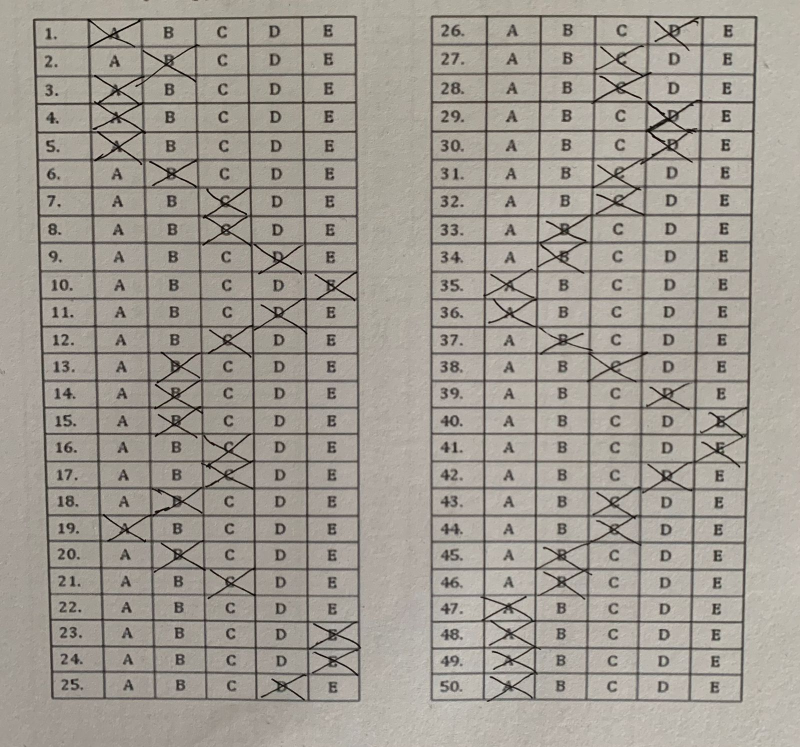
#> input picture inputs/cross/master_image_cross.jpg, 1600 x 1494 px, found by its file name (shown at 1/2 size)
$ jupyter execute --allow-errors pg-cross.ipynb
#> lines starting #> are read from the running program, lines starting #| are printed output that depends on the picture; after the words box and inside, x2 and y2 are one past the last pixel; in counts of white or black regions, pixels touching at a corner belong together
[cell 1]
# [103 lines of commented-out code are left out]

[cell 2]
import cv2
import numpy as np
import matplotlib.pyplot as plt

def aspect_ratio(image):
    '''Calculate the aspect ratio of an image'''
    return image.shape[1] / image.shape[0]

# [15 lines of commented-out code are left out]

def resize_maintain_aspect_ratio(image, target_size=(800, 1000)):
    '''Resize the image while maintaining aspect ratio, without padding'''
    h, w = image.shape[:2]
    scale = min(target_size[1] / w, target_size[0] / h)
    new_w = int(w * scale)
    new_h = int(h * scale)
    resized_image = cv2.resize(image, (new_w, new_h))
    return resized_image

def local_adaptive_histogram_equalization(image):
    '''Apply Local Adaptive Histogram Equalization'''
    clahe = cv2.createCLAHE(clipLimit=2.0, tileGridSize=(8, 8))
    return clahe.apply(image)

def adaptive_thresholding(image):
    '''Apply Adaptive Thresholding to obtain a binary image'''
    # return cv2.adaptiveThreshold(image, 255, cv2.ADAPTIVE_THRESH_GAUSSIAN_C, cv2.THRESH_BINARY, 11, 2)
    return cv2.threshold(image, 0, 255, cv2.THRESH_BINARY_INV + cv2.THRESH_OTSU)

def gaussian_blur(image, kernel_size=(5, 5)):
    '''Apply Gaussian Blur to the image'''
    return cv2.GaussianBlur(image, kernel_size, 0)

def canny_edge_detection(image, low_threshold=50, high_threshold=150):
    '''Apply Canny Edge Detection'''
    return cv2.Canny(image, low_threshold, high_threshold)

# [55 lines left out: functions find_largest_contour, apply_affine_transformation, preprocess_image, not called in this run]

# Example usage
# image = cv2.imread('scanned_answer_sheet.jpg')
# processed_image = preprocess_image(image)

# # Display the final processed image using Matplotlib
# plt.imshow(processed_image, cmap='gray')
# plt.axis('off')  # Hide axes
# plt.show()

[cell 3]
ori_img = cv2.imread('master_image_cross.jpg')
#> ori_img is the input picture: shape (1494, 1600, 3); mean B, G, R 146.6, 155.2, 160.8
gray_ori = cv2.cvtColor(ori_img, cv2.COLOR_BGR2GRAY)

plt.figure(figsize = (10, 5))

plt.subplot(1, 2, 1)
plt.imshow(ori_img, cmap='gray')
plt.title('Master Sheet')
plt.axis('off')

plt.subplot(1, 2, 2)
plt.imshow(gray_ori, cmap='gray')
plt.title('Gray Master')
plt.axis('off')

plt.show()
#> figure, not shown here; B, G, R data is drawn as R, G, B

[cell 4]
resized_image = resize_maintain_aspect_ratio(gray_ori)
equalized_image = local_adaptive_histogram_equalization(resized_image)

plt.figure(figsize = (10, 5))

plt.subplot(1, 2, 1)
plt.imshow(resized_image, cmap='gray')
plt.title('Resized Master')
plt.axis('off')

plt.subplot(1, 2, 2)
plt.imshow(equalized_image, cmap='gray')
plt.title('Equalized Master')
plt.axis('off')

plt.show()

[cell 5]
_, binary_image = adaptive_thresholding(equalized_image)
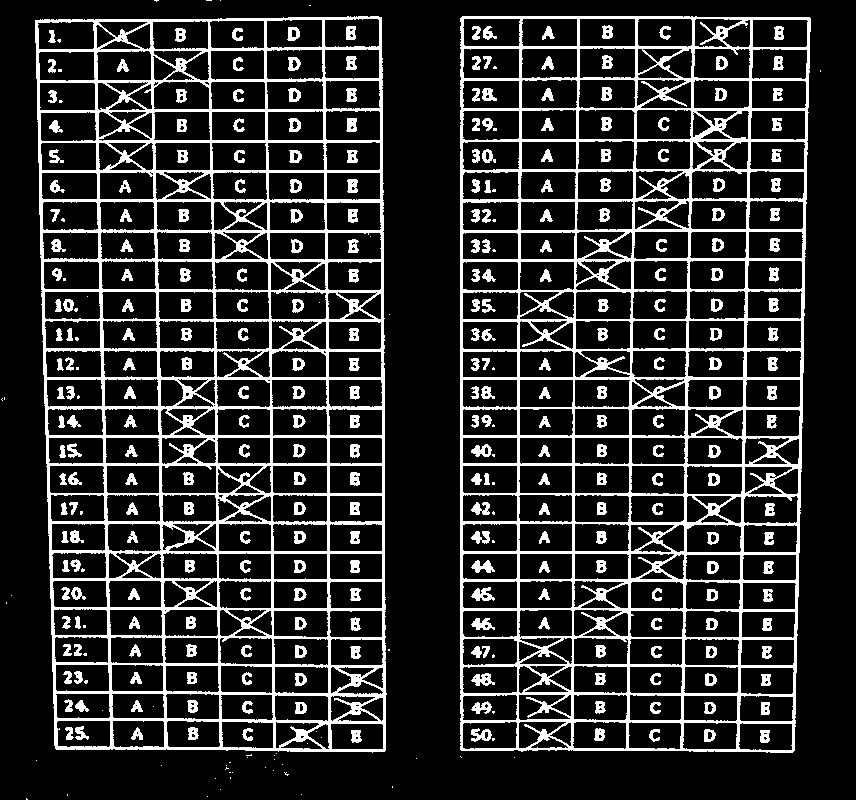
#> binary_image: shape (800, 856); 17.6% white; 361 white regions (76 under 20 px), largest, box (x1, y1, x2, y2) and area: (35, 16, 387, 753) 47168, (460, 16, 811, 753) 46063, (471, 587, 495, 601) 191
blurred_image = gaussian_blur(binary_image)

plt.figure(figsize = (10, 5))

plt.subplot(1, 2, 1)
plt.imshow(binary_image, cmap='gray')
plt.title('binary Master')
plt.axis('off')

plt.subplot(1, 2, 2)
plt.imshow(blurred_image, cmap='gray')
plt.title('blurred Master')
plt.axis('off')

plt.show()

[cell 6]
# edges = canny_edge_detection(blurred_image)
# # largest_contour = find_largest_contour(edges)
# contours, _ = cv2.findContours(edges, cv2.RETR_EXTERNAL, cv2.CHAIN_APPROX_SIMPLE)

# print(edges)
# # print(largest_contour)
# print(contours)

# Your previous code
edges = canny_edge_detection(blurred_image)
#> in canny_edge_detection, `return cv2.Canny(image, low_threshold, high_threshold)`:
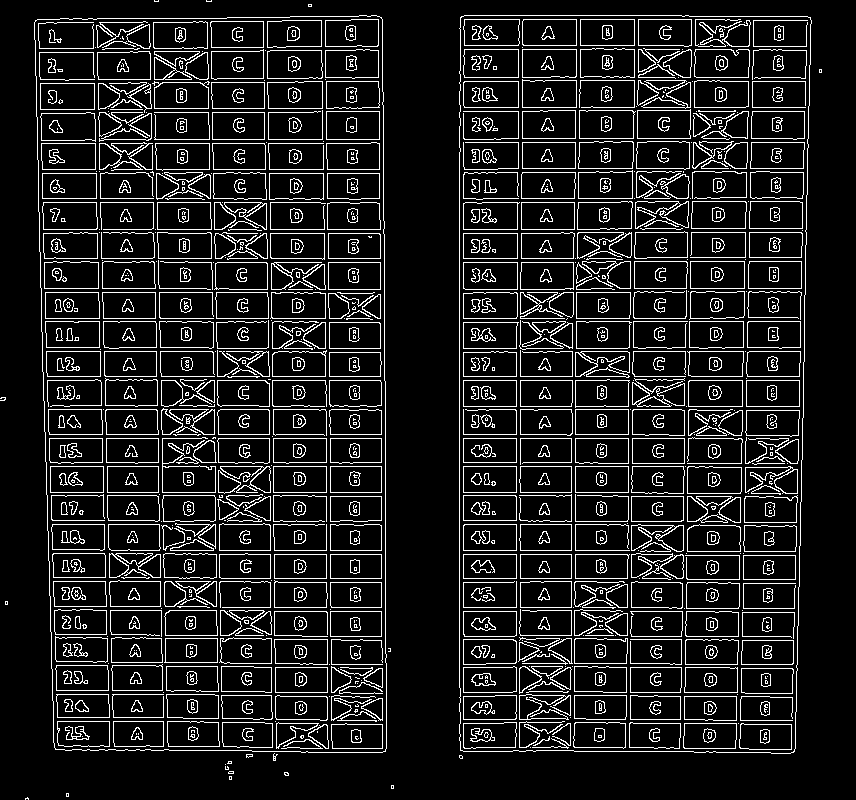
#> returned value: shape (800, 856); 11.4% white in thin lines or dots
contours, _ = cv2.findContours(edges, cv2.RETR_EXTERNAL, cv2.CHAIN_APPROX_SIMPLE)
#> contours = 21 contours, 19 with area under 20; largest, box (x1, y1, x2, y2) and area: (459, 15, 812, 754) 252794, (34, 15, 387, 753) 249808

# Draw contours on the original image
contour_image = cv2.cvtColor(blurred_image, cv2.COLOR_GRAY2BGR)  # Convert grayscale to BGR for color drawing
cv2.drawContours(contour_image, contours, -1, (0, 255, 0), 2)  # Draw contours in green color
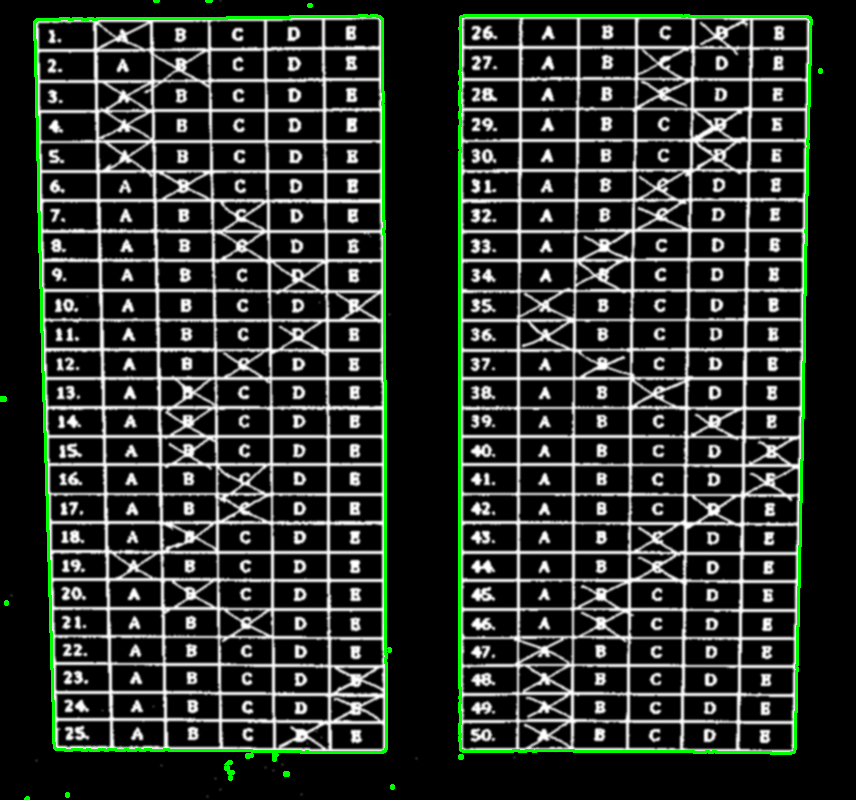
#> contour_image: shape (800, 856, 3); mean B, G, R 43, 48.1, 43

# Display the image with contours
plt.imshow(cv2.cvtColor(contour_image, cv2.COLOR_BGR2RGB))
plt.title('Image with Contours')
plt.axis('off')  # Hide axes
plt.show()

[cell 7]
def find_bounding_boxes(contours):
    '''Find bounding boxes for all contours'''
    bounding_boxes = [cv2.boundingRect(contour) for contour in contours]
    return bounding_boxes

def get_combined_bounding_box(bounding_boxes):
    '''Get combined bounding box that encompasses all individual bounding boxes'''
    x_min = min([box[0] for box in bounding_boxes])
    y_min = min([box[1] for box in bounding_boxes])
    x_max = max([box[0] + box[2] for box in bounding_boxes])
    y_max = max([box[1] + box[3] for box in bounding_boxes])
    return (x_min, y_min, x_max, y_max)

# [16 lines left out: function apply_perspective_transformation, not called in this run]

boxes = find_bounding_boxes(contours)
#> in find_bounding_boxes, `bounding_boxes = [cv2.boundingRect(contour) for contour in contours]`: bounding_boxes = 21 items, first 6: (25, 797, 4, 3), (66, 793, 3, 4), (391, 785, 3, 4), (229, 776, 3, 4), (284, 772, 5, 4), (228, 771, 6, 3)
#> boxes has the same summary as bounding_boxes in find_bounding_boxes
combined_boxes = get_combined_bounding_box(boxes)
#> in get_combined_bounding_box, `x_min = min([box[0] for box in bounding_boxes])`: x_min = 0
#> in get_combined_bounding_box, `x_max = max([box[0] + box[2] for box in bounding_boxes])`: x_max = 822
#> in get_combined_bounding_box, `y_max = max([box[1] + box[3] for box in bounding_boxes])`: y_max = 800
#> combined_boxes = (0, 0, 822, 800)
#> (the rest of this cell did not finish here and is left out)

[cell 8]
# Your previous code
edges = canny_edge_detection(blurred_image)
contours, _ = cv2.findContours(edges, cv2.RETR_EXTERNAL, cv2.CHAIN_APPROX_SIMPLE)

# Convert the grayscale image to BGR for color drawing
contour_image = cv2.cvtColor(blurred_image, cv2.COLOR_GRAY2BGR)

# Loop over the contours to draw only the corners
for contour in contours:
    # Get the bounding box of the contour
    x, y, w, h = cv2.boundingRect(contour)

    # Draw circles at the corners of the bounding box
    cv2.circle(contour_image, (x, y), 5, (0, 255, 0), -1)  # Top-left corner
    cv2.circle(contour_image, (x + w, y), 5, (0, 255, 0), -1)  # Top-right corner
    cv2.circle(contour_image, (x, y + h), 5, (0, 255, 0), -1)  # Bottom-left corner
    cv2.circle(contour_image, (x + w, y + h), 5, (0, 255, 0), -1)  # Bottom-right corner
#> this loop made 21 passes
#> (x, y, w, h) on passes 1, 5, 6, 7, 8, 9, 10, 11, 12, 13, 15, 17: (25, 797, 4, 3), (284, 772, 5, 4), (228, 771, 6, 3), (225, 766, 4, 4), (225, 764, 1, 1), (227, 761, 5, 3), (459, 755, 4, 4), (246, 754, 7, 4), (273, 753, 5, 8), (388, 648, 3, 4), (0, 397, 6, 4), (459, 15, 353, 739)
#> (contour, x, y, w, h) on passes 2, 3, 4, 14, 16, 19: ([[66, 793], [66, 796], [68, 796], [68, 793]], 66, 793, 3, 4), ([[391, 785], [391, 788], [393, 788], [393, 785]], 391, 785, 3, 4), ([[229, 776], [229, 779], [231, 779], [231, 776]], 229, 776, 3, 4), ([[5, 601], [5, 604], [7, 604], [7, 601]], 5, 601, 3, 4), ([[819, 69], [819, 72], [821, 72], [821, 69]], 819, 69, 3, 4), ([[308, 4], [308, 6], [311, 6], [311, 4]], 308, 4, 4, 3)
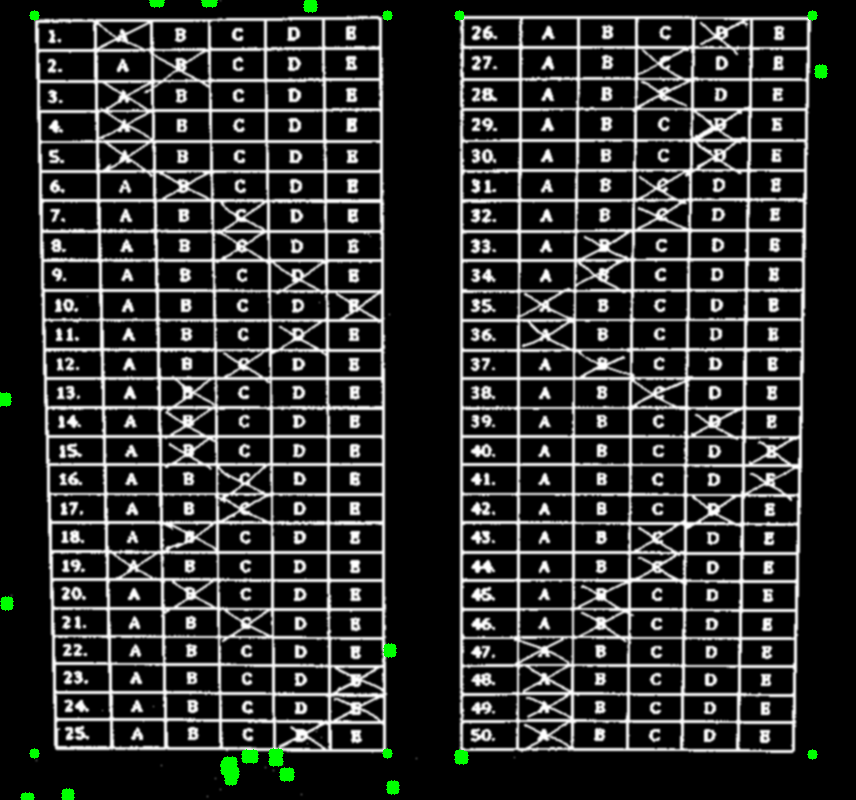
#> contour_image: shape (800, 856, 3); mean B, G, R 44.9, 46.1, 44.9

# Display the image with corners
plt.imshow(cv2.cvtColor(contour_image, cv2.COLOR_BGR2RGB))
plt.title('Image with Bounding Box Corners')
plt.axis('off')  # Hide axes
plt.show()

#> (a cell that did not finish here is left out)

[cell 10]
import cv2
import numpy as np
import matplotlib.pyplot as plt

def canny_edge_detection(image, low_threshold=50, high_threshold=150):
    '''Apply Canny Edge Detection'''
    return cv2.Canny(image, low_threshold, high_threshold)

def find_bounding_boxes(contours):
    '''Find bounding boxes for all contours'''
    bounding_boxes = [cv2.boundingRect(contour) for contour in contours]
    return bounding_boxes

def get_combined_bounding_box(bounding_boxes):
    '''Get combined bounding box that encompasses all individual bounding boxes'''
    x_min = min([box[0] for box in bounding_boxes])
    y_min = min([box[1] for box in bounding_boxes])
    x_max = max([box[0] + box[2] for box in bounding_boxes])
    y_max = max([box[1] + box[3] for box in bounding_boxes])
    return (x_min, y_min, x_max, y_max)

def apply_perspective_transformation(image, bounding_box):
    '''Apply perspective transformation to set perspective using the combined bounding box'''
    x_min, y_min, x_max, y_max = bounding_box

    # Define source points from the bounding box
    src_pts = np.array([[x_min, y_min], [x_max, y_min], [x_max, y_max], [x_min, y_max]], dtype="float32")

    # Define destination points for the perspective transformation
    width = x_max - x_min
    height = y_max - y_min
    dst_pts = np.array([[0, 0], [width, 0], [width, height], [0, height]], dtype="float32")

    # Get the perspective transformation matrix and apply it
    M = cv2.getPerspectiveTransform(src_pts, dst_pts)
    warped = cv2.warpPerspective(image, M, (width, height))
    return warped

# Load your image
image = cv2.imread('master_image_cross.jpg')
gray = cv2.cvtColor(image, cv2.COLOR_BGR2GRAY)

# Example preprocessing steps
# (Include your actual preprocessing steps here)
edges = canny_edge_detection(gray)
#> in canny_edge_detection, `return cv2.Canny(image, low_threshold, high_threshold)`:
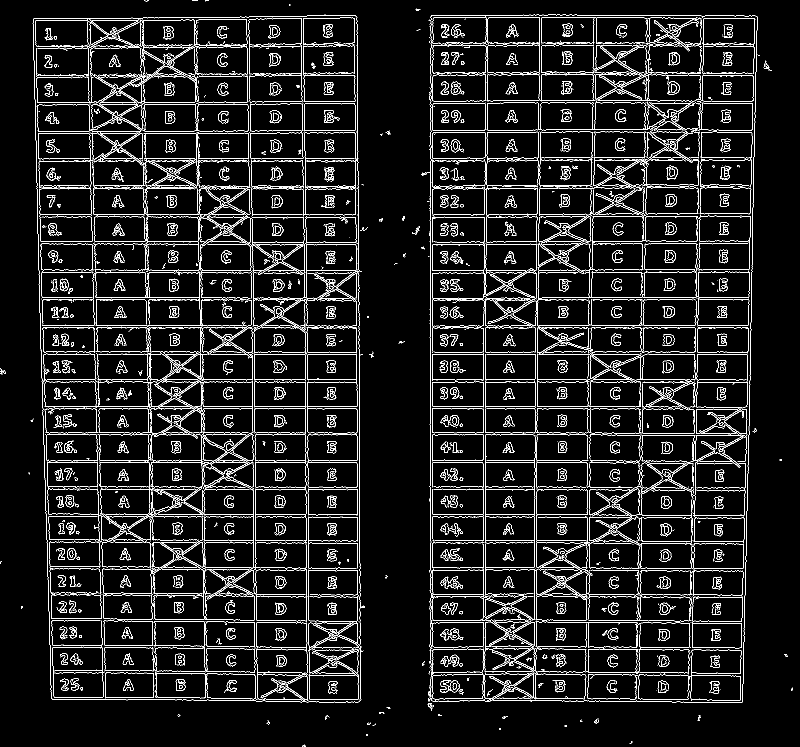
#> returned value: shape (1494, 1600) (shown at 1/2 size); 7.3% white in thin lines or dots
contours, _ = cv2.findContours(edges, cv2.RETR_EXTERNAL, cv2.CHAIN_APPROX_SIMPLE)
#> contours = 2442 contours, 2080 with area under 20; largest, box (x1, y1, x2, y2) and area: (864, 869, 1178, 1242) 28216, (198, 924, 510, 1199) 20490, (497, 36, 605, 205) 17313, (65, 29, 724, 1405) 14338, (974, 203, 1331, 261) 11270

# Draw contours on the original image
contour_image = cv2.cvtColor(gray, cv2.COLOR_GRAY2BGR)  # Convert grayscale to BGR for color drawing
#> contour_image: shape (1494, 1600, 3)
cv2.drawContours(contour_image, contours, -1, (0, 255, 0), 2)  # Draw contours in green color
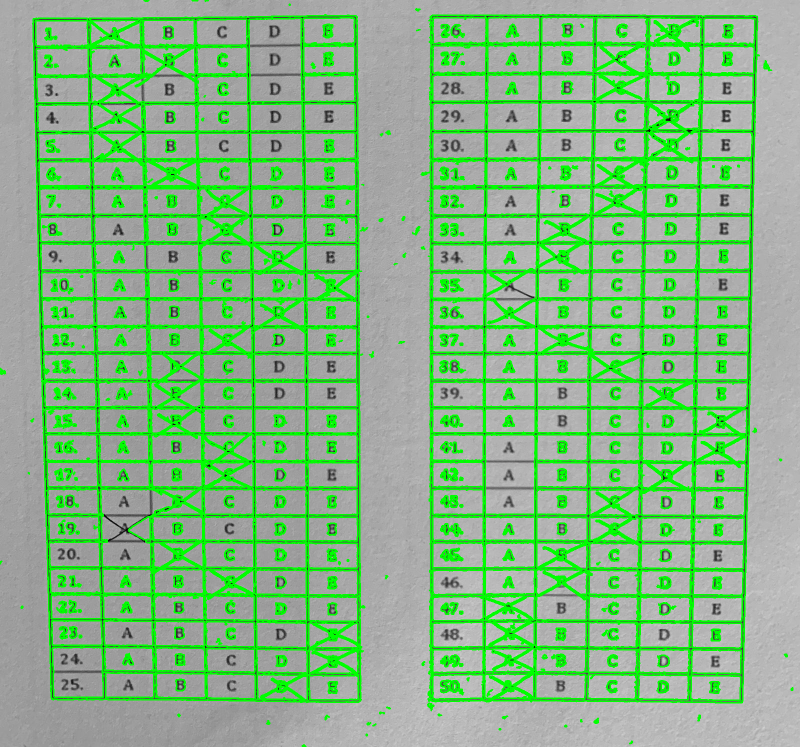
#> contour_image: shape (1494, 1600, 3) (shown at 1/2 size); mean B, G, R 131.6, 183.4, 131.6

# Find bounding boxes for all contours
bounding_boxes = find_bounding_boxes(contours)
#> in find_bounding_boxes, `bounding_boxes = [cv2.boundingRect(contour) for contour in contours]`: bounding_boxes = 2442 items, first 6: (604, 1489, 8, 5), (1259, 1482, 6, 6), (732, 1468, 3, 4), (998, 1457, 4, 3), (1129, 1450, 5, 4), (745, 1447, 7, 5)

# Get combined bounding box
combined_bounding_box = get_combined_bounding_box(bounding_boxes)
#> in get_combined_bounding_box, `x_min = min([box[0] for box in bounding_boxes])`: x_min = 0
#> in get_combined_bounding_box, `x_max = max([box[0] + box[2] for box in bounding_boxes])`: x_max = 1586
#> in get_combined_bounding_box, `y_max = max([box[1] + box[3] for box in bounding_boxes])`: y_max = 1494
#> combined_bounding_box = (0, 0, 1586, 1494)

# Apply perspective transformation using the combined bounding box
transformed_image = apply_perspective_transformation(image, combined_bounding_box)
#> in apply_perspective_transformation, `x_min, y_min, x_max, y_max = bounding_box`: x_min = 0; x_max = 1586; y_max = 1494
#> in apply_perspective_transformation, `src_pts = np.array([[x_min, y_min], [x_max, y_min], [x_max, y_max], [x..`: src_pts = [[0, 0], [1586, 0], [1586, 1494], [0, 1494]]
#> in apply_perspective_transformation, `width = x_max - x_min`: width = 1586
#> in apply_perspective_transformation, `height = y_max - y_min`: height = 1494
#> in apply_perspective_transformation, `dst_pts = np.array([[0, 0], [width, 0], [width, height], [0, height]],..`: dst_pts = [[0, 0], [1586, 0], [1586, 1494], [0, 1494]]
#> in apply_perspective_transformation, `M = cv2.getPerspectiveTransform(src_pts, dst_pts)`: M = [[1, 0, 0], [0, 1, 0], [0, 0, 1]]

# Display the image with contours
plt.figure(figsize=(10, 10))
plt.subplot(1, 2, 1)
plt.imshow(cv2.cvtColor(contour_image, cv2.COLOR_BGR2RGB))
plt.title('Image with Contours')
plt.axis('off')

# Display the transformed image
plt.subplot(1, 2, 2)
plt.imshow(cv2.cvtColor(transformed_image, cv2.COLOR_BGR2RGB))
plt.title('Transformed Image')
plt.axis('off')

plt.show()
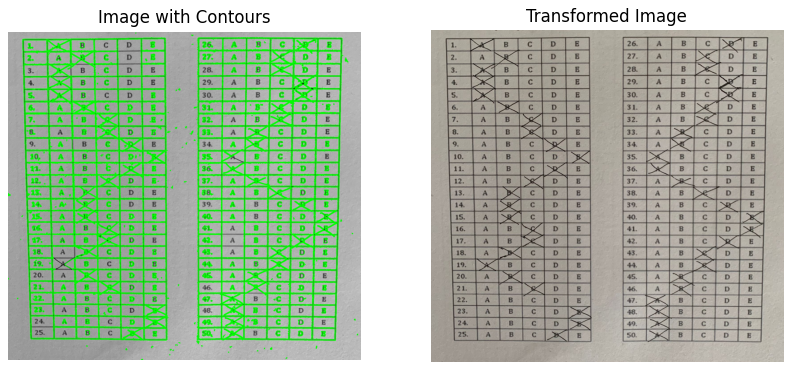
#> figure drawn by matplotlib, 2 panels
